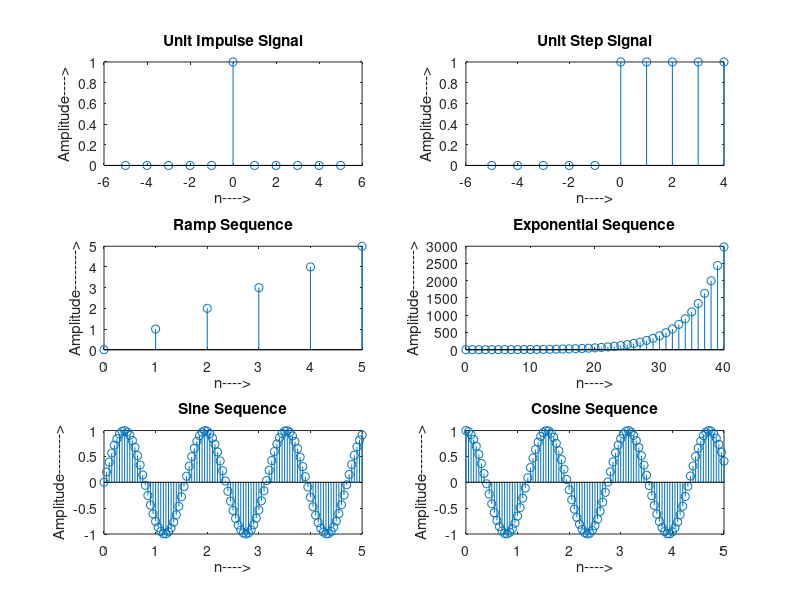

This figure's MATLAB source:
%{
    Q. Write program to generate basic signals
    Reference: http://dsp.cs.cmu.edu/notes/intro_to_signals/signals.html
%}

clc;
close all;
n = 5; % An arbitrary constant

%{
    Unit impulse signal
    0 everywhere, 1 *only* at origin
%}
x = -n:1:n; % Array of numbers from -2 to 2 with interval of 1
y = [zeros(1,n),ones(1),zeros(1,n)]; % zeros(x,y) returns x-dimension array of y elements
% Draw the graph
subplot(3,2,1); % Split the window into a 3x2 grid, and select the 1st position
stem(x,y); % Use plot() for continuous
ylabel('Amplitude---->'); % Set x-axis label
xlabel('n---->'); % Set y-axis label
title('Unit Impulse Signal'); % Set graph title

%{
    Unit step signal
    0 everywhere, 1 *from* origin onwards
%}
t = -n:1:n-1;
y = [zeros(1,n), ones(1,n)];
% Draw the graph
subplot(3, 2, 2);
stem(t, y);
ylabel('Amplitude---->');
xlabel('n---->');
title('Unit Step Signal');

%{
    Ramp signal
    Increase from 0 to n by a constant
%}
t = 0:1:n;
subplot(3, 2, 3);
% Draw the graph
stem(t, t);
ylabel('Amplitude-------->');
xlabel('n---->');
title('Ramp Sequence');

%{
    Exponential signal (general form, y = e^αt)
    Adjust α to get the desired exponential curve
    Use -ve value for α for decreasing curve
%}
t = 0:1:40;
y = exp(.2 * t); % Here α is 0.2
% Draw the graph
subplot(3, 2, 4);
stem(t, y);
ylabel('Amplitude-------->');
xlabel('n---->');
title('Exponential Sequence');

%{
    Sine wave
%}
t = 0:.05:n; % Using an interval of 0.05 for a more pronounced sinusoidal
y = sin(4 * t); % Multiplying by constant (4) to get more cycles
% Draw the graph
subplot(3, 2, 5);
stem(t, y);
ylabel('Amplitude-------->');
xlabel('n---->');
title('Sine Sequence');

%{
    Cosine wave
%}
t = 0:.05:n;
y = cos(4 * t);
% Draw the graph
subplot(3, 2, 6);
stem(t, y);
ylabel('Amplitude-------->');
xlabel('n---->');
title('Cosine Sequence');
